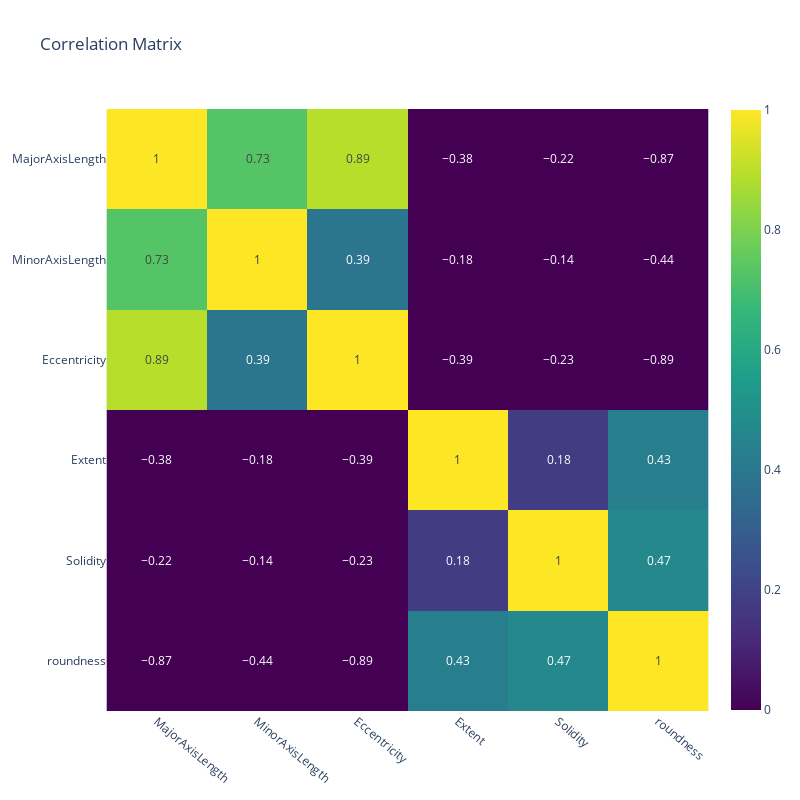

Notebook cell for this chart:
### Code cell
#matrice de corrélation
import plotly.express as px
correlation =  round(df.corr(numeric_only = True),  ndigits=2)

fig = px.imshow(correlation,
                text_auto=True,
                color_continuous_scale = 'Viridis',
                range_color=(0, 1),
                title='Correlation Matrix',
                width=800,
                height=800
            )

fig.update_xaxes(tickangle=40)

fig.show()

### Figure 1 — Plotly figure (JSON) as saved in the notebook; plotly's stock layout.template omitted (floating-point values rounded to 4 significant figures)
{"data": [{"coloraxis": "coloraxis", "hovertemplate": "x: %{x}<br>y: %{y}<br>color: %{z}<extra></extra>", "name": "0", "texttemplate": "%{z}", "type": "heatmap", "x": ["MajorAxisLength", "MinorAxisLength", "Eccentricity", "Extent", "Solidity", "roundness"], "xaxis": "x", "y": ["MajorAxisLength", "MinorAxisLength", "Eccentricity", "Extent", "Solidity", "roundness"], "yaxis": "y", "z": [[1, 0.73, 0.89, -0.38, -0.22, -0.87], [0.73, 1, 0.39, -0.18, -0.14, -0.44], [0.89, 0.39, 1, -0.39, -0.23, -0.89], [-0.38, -0.18, -0.39, 1, 0.18, 0.43], [-0.22, -0.14, -0.23, 0.18, 1, 0.47], [-0.87, -0.44, -0.89, 0.43, 0.47, 1]]}], "layout": {"coloraxis": {"cmax": 1, "cmin": 0, "colorscale": [[0, "#440154"], [0.1111, "#482878"], [0.2222, "#3e4989"], [0.3333, "#31688e"], [0.4444, "#26828e"], [0.5556, "#1f9e89"], [0.6667, "#35b779"], [0.7778, "#6ece58"], [0.8889, "#b5de2b"], [1, "#fde725"]]}, "height": 800, "title": {"text": "Correlation Matrix"}, "width": 800, "xaxis": {"anchor": "y", "constrain": "domain", "domain": [0, 1], "scaleanchor": "y", "tickangle": 40}, "yaxis": {"anchor": "x", "autorange": "reversed", "constrain": "domain", "domain": [0, 1]}}}
